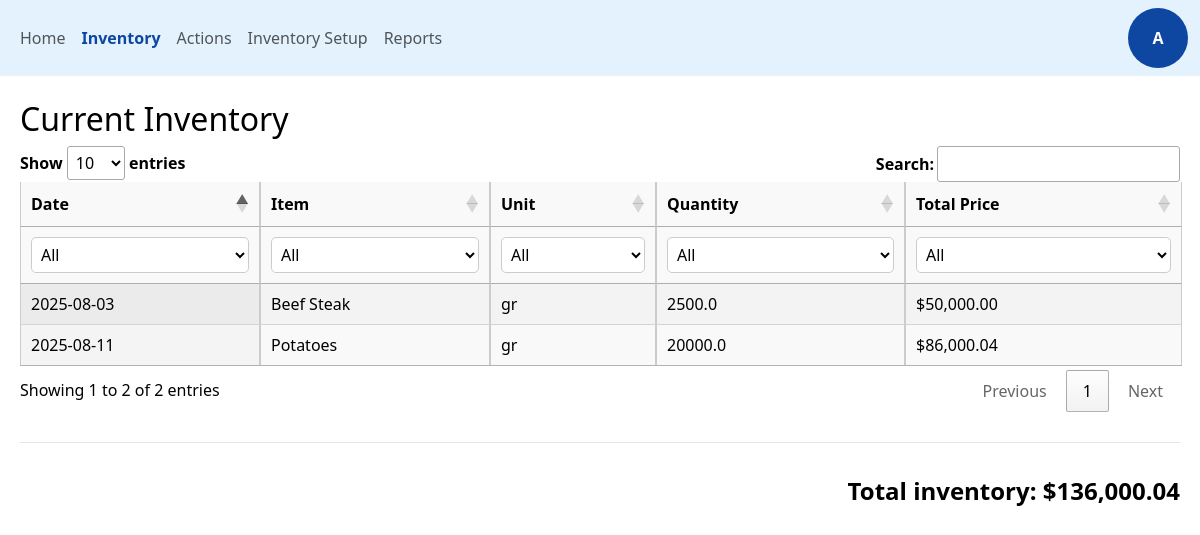
Page /inventory (signed in) on the committed database.
### tables this page shows
CREATE TABLE user (
    id INTEGER PRIMARY KEY AUTOINCREMENT,
    username TEXT NOT NULL UNIQUE,
    email TEXT NOT NULL UNIQUE,
    password_hash TEXT NOT NULL
);

CREATE TABLE item (
	id INTEGER NOT NULL, 
	name VARCHAR(100) NOT NULL, 
	PRIMARY KEY (id), 
	UNIQUE (name)
);

### app/routes.py (the view)
@main.route('/inventory')
@login_required
def inventory():
    query = text("""
                WITH ranked_deliveries AS (
                    SELECT
                        a.item_id,
                        a.unit_id,
                        a.price,
                        a.quantity,
                        a.date,
                        ROW_NUMBER() OVER (PARTITION BY a.item_id, a.unit_id ORDER BY a.date DESC) AS rn
                    FROM actions a
                    WHERE a.action_type = 'delivery'
                ),
                latest_delivery AS (
                    SELECT
                        item_id,
                        unit_id,
                        price,
                        quantity
                    FROM ranked_deliveries
                    WHERE rn = 1
                ),
                inventory_summary AS (
                    SELECT
                        item_id,
                        unit_id,
                        MAX(date) AS latest_date,
                        SUM(CASE
                                WHEN action_type = 'delivery' THEN quantity
                                WHEN action_type IN ('sales', 'consumption', 'waste') THEN -quantity
                                ELSE 0
                            END) AS net_quantity
                    FROM actions
                    GROUP BY item_id, unit_id
                )
                SELECT
                    i.name AS item_name,
                    u.name AS unit_name,
                    s.latest_date,
                    ROUND(s.net_quantity, 1) AS net_quantity,
                    ROUND(s.net_quantity * (ld.price * 1.0 / NULLIF(ld.quantity, 0)), 2) AS total_price
                FROM inventory_summary s
                LEFT JOIN latest_delivery ld
                    ON s.item_id = ld.item_id AND s.unit_id = ld.unit_id
                JOIN item i ON s.item_id = i.id
                JOIN unit u ON s.unit_id = u.id
                ORDER BY s.latest_date DESC;

    """)
    inventory = db.session.execute(query).fetchall()
    total_inventory_price = sum(row.total_price for row in inventory if row.total_price)
    formatted_total_inventory = f"${total_inventory_price:,.2f}"
    return render_template('inventory.html', inventory=inventory, total_inventory_price=total_inventory_price, formatted_total_inventory=formatted_total_inventory)

### app/routes.py (called while the page is built)
@login_manager.user_loader
def load_user(user_id):
    result = db.session.execute(
        text("SELECT id, username, email, password_hash FROM user WHERE id = :id"),
        {"id": user_id}
    ).fetchone()
    if result:
        return User(result.id, result.username, result.email, result.password_hash)
    return None

### app/templates/inventory.html (shortened to what this page needs)
{% extends "base.html" %}
{% block content %}
    <h2>Current Inventory</h2>
    {% if inventory %}
        <table id="actionsTable" class="display table table-striped table-bordered">
            <thead>
                <tr>
                    <th>Date</th>
                    <th>Item</th>
                    <th>Unit</th>
                    <th>Quantity</th>
                    <th>Total Price</th>
                </tr>
            </thead>
            <tbody>
                {% for row in inventory %}
                <tr>
                    <td>{{ row.latest_date }}</td>
                    <td>{{ row.item_name }}</td>
                    <td>{{ row.unit_name }}</td>
                    <td>{{ row.net_quantity }}</td>
                    <td>${{ "{:,.2f}".format(row.total_price) }}</td>
                </tr>
                {% endfor %}
            </tbody>
        </table>
        <hr style="border: none; border-top: 1px solid #999; margin: 30px 0;"
        <br />
        <p style="font-size: 1.5em; text-align: right; font-weight: bold;">Total inventory: {{ formatted_total_inventory }}</p>
    {% else %}
        <p>No inventory data yet.</p>
    {% endif %}
{% endblock %}

### app/templates/base.html (shortened to what this page needs)
<!DOCTYPE html>
<html lang="en">
<head>
    <link rel="stylesheet" href="{{ url_for('static', filename='styles.css') }}">
    <link href="https://cdn.jsdelivr.net/npm/bootstrap@5.3.2/dist/css/bootstrap.min.css" rel="stylesheet">
    <link rel="stylesheet" href="https://cdn.datatables.net/1.13.6/css/jquery.dataTables.min.css">
    <link href="https://cdn.jsdelivr.net/npm/bootstrap-icons@1.11.3/font/bootstrap-icons.css" rel="stylesheet">
</head>
<body>
    <nav class="navbar navbar-expand-lg">
        <div class="container-fluid">
            <div class="collapse navbar-collapse">
                <ul class="navbar-nav me-auto mb-2 mb-lg-0">
                    <li class="nav-item">
                        <a class="nav-link {% if request.path == url_for('main.home') %}active{% endif %}"
                        href="{{ url_for('main.home') }}">Home</a>
                    </li>
                    <li class="nav-item">
                        <a class="nav-link {% if request.path == url_for('main.inventory') %}active{% endif %}"
                        href="{{ url_for('main.inventory') }}">Inventory</a>
                    </li>
                    <li class="nav-item">
                        <a class="nav-link {% if request.path == url_for('main.action') %}active{% endif %}"
                        href="{{ url_for('main.action') }}">Actions</a>
                    </li>
                    <li class="nav-item">
                        <a class="nav-link {% if request.path == url_for('main.inventory_setup') %}active{% endif %}"
                        href="{{ url_for('main.inventory_setup') }}">Inventory Setup</a>
                    </li>
                    <li class="nav-item">
                        <a class="nav-link {% if request.path == url_for('main.reports') %}active{% endif %}"
                        href="{{ url_for('main.reports') }}">Reports</a>
                    </li>
                </ul>
            </div>
                {% if current_user.is_authenticated %}
                <div class="user-menu">
                    <div class="user-initials" onclick="toggleDropdown()">
                        {{ current_user.username[0]|upper }}
                    </div>
                </div>
                {% endif %}
            </div>
    </nav>
    <div class="mt-4" style="text-align: left; padding: 0 20px;">
        {% block content %}{% endblock %}
    </div>
</body>
</html>

### app/static/styles.css (style rules this page uses)
body.light-theme .navbar { background-color: #e3f2fd; }
body.light-theme .nav-link.active { color: #0d47a1 !important; font-weight: bold; }
.user-menu { position: relative; display: inline-block; }
.user-initials { width: 60px; height: 60px; border-radius: 50%; background-color: #0d47a1; display: flex; align-items: center; justify-content: center; font-weight: bold; cursor: pointer; }
body.light-theme .user-initials { color: #fff; }
body.light-theme { background-color: #fff; color: #000; }
body.light-theme table { background-color: #fff; color: #000; }
body.light-theme table th, body.light-theme table td { background-color: #f9f9f9; border-color: #ccc; }

### app/templates/inventory.html (style rules this page uses)
table { border-collapse: collapse; width: 100%; margin-top: 20px; }
th { background-color: #f2f2f2; }

### rows in the picture
user: username "A"
item: latest_date "2025-08-11", item_name "Potatoes", unit_name "gr", net_quantity "20000.0", total_price "86,000.04"
item: latest_date "2025-08-03", item_name "Beef Steak", unit_name "gr", net_quantity "2500.0", total_price "50,000.00"
